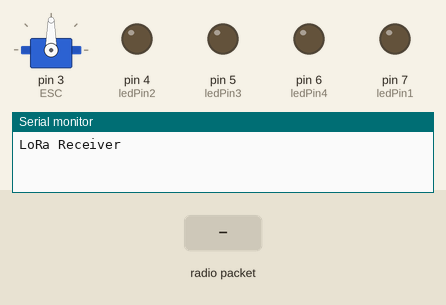
This sketch was run on a simulated Arduino Uno, built with avr-gcc and run on an emulated ATmega328P. Parts: servo, output pins drawn as LEDs (lit = HIGH), the last lines printed to the serial monitor. The inputs (shaded band) are chosen by the test bench. No radio packets arrive unless stated.

Above: at 1.2 s.
1.3 s: radio packet "LED_TREE_ON" arrives
At 3.0 s:
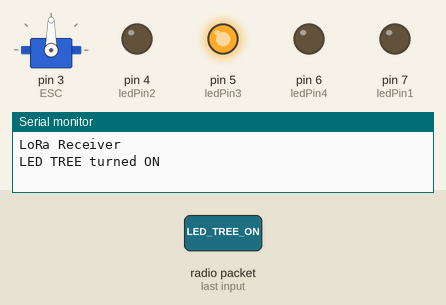
3.8 s: radio packet "LED_ONE_ON" arrives
At 4.2 s:
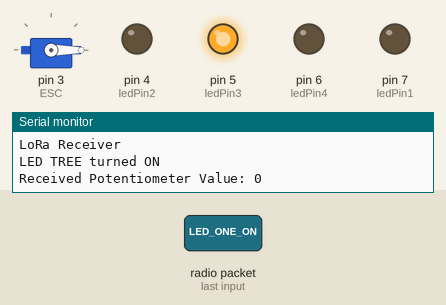
5.3 s: radio packet "200" arrives
At 6.5 s:
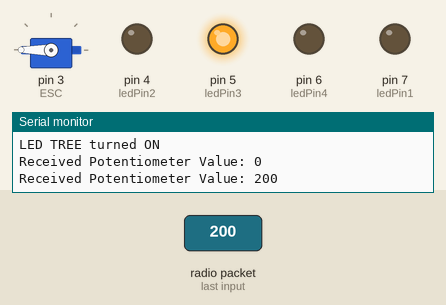
6.8 s: radio packet "LED_TREE_OFF" arrives
At 8.4 s:
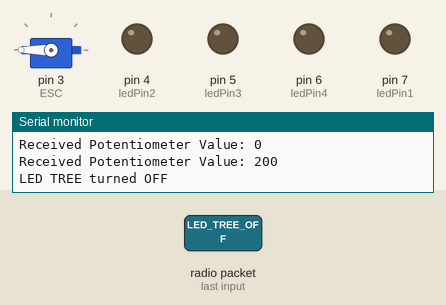
9.3 s: radio packet "5" arrives
At 9.6 s:
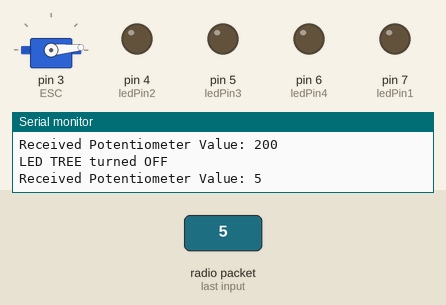
10.8 s: radio packet "LED_ONE_ON" arrives
At 12.7 s:
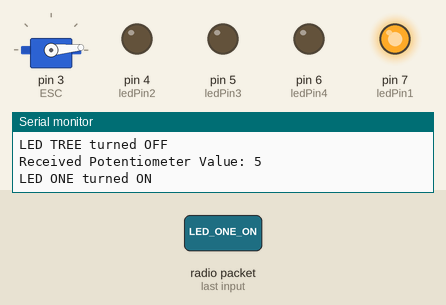
Timing chart, 0 to 14.2 s (numbered marks = the images above; inputs shaded):
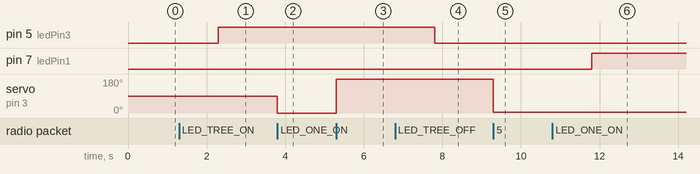

The sketch:

LORA_RX.ino
```cpp
#include <SPI.h>
#include <LoRa.h>
#include <Servo.h>

const int ledPin1 = 7;
const int ledPin2 = 4;
const int ledPin3 = 5;
const int ledPin4 = 6;

Servo ESC;     // create servo object to control the ESC
int potValue;  // variable to store received potentiometer value

void setup() {
  Serial.begin(9600);
  while (!Serial);

  Serial.println("LoRa Receiver");
//  pinMode(LED,OUTPUT);
  pinMode(ledPin1, OUTPUT);
  pinMode(ledPin2, OUTPUT);
  pinMode(ledPin3, OUTPUT);
  pinMode(ledPin4, OUTPUT);
ESC.attach(3, 1000, 2000); // (pin, min pulse width, max pulse width in microseconds)
  if (!LoRa.begin(433E6)) {
    Serial.println("Starting LoRa failed!");
    while (1);
  }
}
void loop(){

  LED_one();
  LED_two();
  LED_tree();
  LED_four();
  bldc_out();
  }
void LED_one() {
  int packetSize = LoRa.parsePacket();

  if (packetSize) {
    String receivedData = LoRa.readString();

    if (receivedData.equals("LED_ONE_ON")) {
      digitalWrite(ledPin1, HIGH);
      Serial.println("LED ONE turned ON");
    } else if (receivedData.equals("LED_ONE_OFF")) {
      digitalWrite(ledPin1, LOW);
      Serial.println("LED ONE turned OFF");
    }
  }
}
void LED_two() {
  int packetSize = LoRa.parsePacket();

  if (packetSize) {
    String receivedData = LoRa.readString();

    if (receivedData.equals("LED_TWO_ON")) {
      digitalWrite(ledPin2, HIGH);
      Serial.println("LED TWO turned ON");
    } else if (receivedData.equals("LED_TWO_OFF")) {
      digitalWrite(ledPin2, LOW);
      Serial.println("LED TWO turned OFF");
    }
  }
}

void LED_tree() {
  int packetSize = LoRa.parsePacket();

  if (packetSize) {
    String receivedData = LoRa.readString();

    if (receivedData.equals("LED_TREE_ON")) {
      digitalWrite(ledPin3, HIGH);
      Serial.println("LED TREE turned ON");
    } else if (receivedData.equals("LED_TREE_OFF")) {
      digitalWrite(ledPin3, LOW);
      Serial.println("LED TREE turned OFF");
    }
  }
}
void LED_four() {
  int packetSize = LoRa.parsePacket();

  if (packetSize) {
    String receivedData = LoRa.readString();

    if (receivedData.equals("LED_FOUR_ON")) {
      digitalWrite(ledPin4, HIGH);
      Serial.println("LED FOUR turned ON");
    } else if (receivedData.equals("LED_FOUR_OFF")) {
      digitalWrite(ledPin4, LOW);
      Serial.println("LED FOUR turned OFF");
    }
  }
}


void bldc_out() {

  // Check if a LoRa packet is available
  int packetSize = LoRa.parsePacket();
  if (packetSize) {
    // Read the potentiometer value from the received packet
    String receivedData = "";
    while (LoRa.available()) {
      receivedData += (char)LoRa.read();
    }
    potValue = receivedData.toInt();

    // Print the received potentiometer value
    Serial.print("Received Potentiometer Value: ");
    Serial.println(potValue);

    // Control the ESC with the received potentiometer value
    ESC.write(potValue);
  }
  }
```

Measured:
- after the input at 1.3 s, pin 5 (ledPin3): LOW → HIGH after 1.0 s
- after the input at 3.8 s, servo on pin 3 (ESC): 90° → 0° at once
- after the input at 5.3 s, servo on pin 3 (ESC): 0° → 180° at once
- after the input at 6.8 s, pin 5 (ledPin3): HIGH → LOW after 1.0 s
- after the input at 9.3 s, servo on pin 3 (ESC): 180° → 5° at once
- after the input at 10.8 s, pin 7 (ledPin1): LOW → HIGH after 1.0 s
